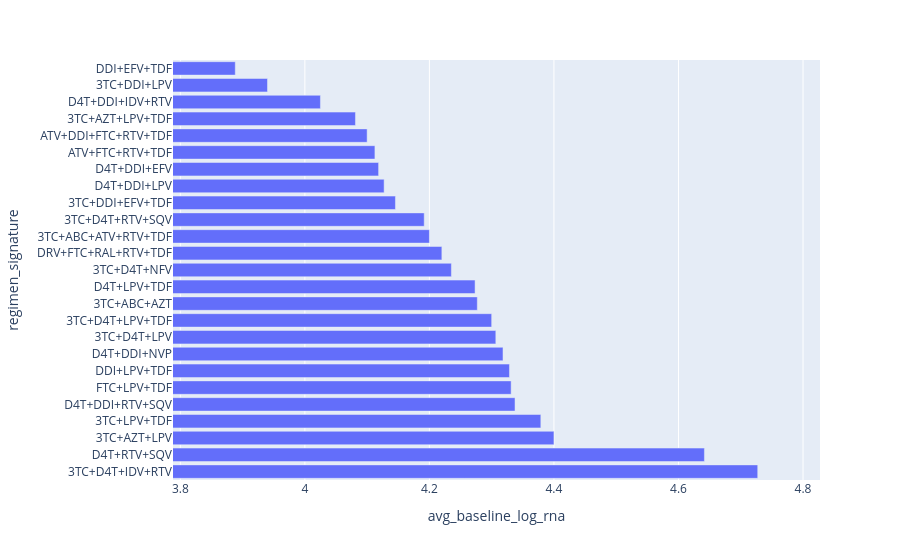

Write notebook code for a chart like this one.
### Code cell
sql = """
select
    regimen_signature,
    avg(baseline_log_rna) as avg_baseline_log_rna
from hivdb_tce.dashboard
where regimen_signature is not null
  and baseline_log_rna is not null
group by regimen_signature
order by avg_baseline_log_rna desc
"""

df = wr.athena.read_sql_query(
    sql=sql,
    database="hivdb_tce",
    boto3_session=session,
    s3_output="s3://hiv-data-022784797781/athena-results/"
)

fig = px.bar(
    df,
    x="avg_baseline_log_rna",
    y="regimen_signature",
    orientation="h"
)

fig.update_xaxes(
    range=[df["avg_baseline_log_rna"].min() - 0.1,
           df["avg_baseline_log_rna"].max() + 0.1]
)

fig.show()
fig.write_image("regimen_vs_rna.png")

### Figure 1 — Plotly figure (JSON) as saved in the notebook; plotly's stock layout.template omitted (floating-point values rounded to 4 significant figures)
{"data": [{"hovertemplate": "avg_baseline_log_rna=%{x}<br>regimen_signature=%{y}<extra></extra>", "legendgroup": "", "marker": {"color": "#636efa", "pattern": {"shape": ""}}, "name": "", "orientation": "h", "showlegend": false, "textposition": "auto", "type": "bar", "x": [4.727, 4.642, 4.4, 4.379, 4.338, 4.331, 4.329, 4.318, 4.307, 4.3, 4.277, 4.273, 4.235, 4.22, 4.2, 4.192, 4.145, 4.127, 4.118, 4.112, 4.1, 4.081, 4.025, 3.94, 3.888], "xaxis": "x", "y": ["3TC+D4T+IDV+RTV", "D4T+RTV+SQV", "3TC+AZT+LPV", "3TC+LPV+TDF", "D4T+DDI+RTV+SQV", "FTC+LPV+TDF", "DDI+LPV+TDF", "D4T+DDI+NVP", "3TC+D4T+LPV", "3TC+D4T+LPV+TDF", "3TC+ABC+AZT", "D4T+LPV+TDF", "3TC+D4T+NFV", "DRV+FTC+RAL+RTV+TDF", "3TC+ABC+ATV+RTV+TDF", "3TC+D4T+RTV+SQV", "3TC+DDI+EFV+TDF", "D4T+DDI+LPV", "D4T+DDI+EFV", "ATV+FTC+RTV+TDF", "ATV+DDI+FTC+RTV+TDF", "3TC+AZT+LPV+TDF", "D4T+DDI+IDV+RTV", "3TC+DDI+LPV", "DDI+EFV+TDF"], "yaxis": "y"}], "layout": {"barmode": "relative", "legend": {"tracegroupgap": 0}, "margin": {"t": 60}, "xaxis": {"anchor": "y", "domain": [0, 1], "range": [3.788, 4.827], "title": {"text": "avg_baseline_log_rna"}}, "yaxis": {"anchor": "x", "domain": [0, 1], "title": {"text": "regimen_signature"}}}}
